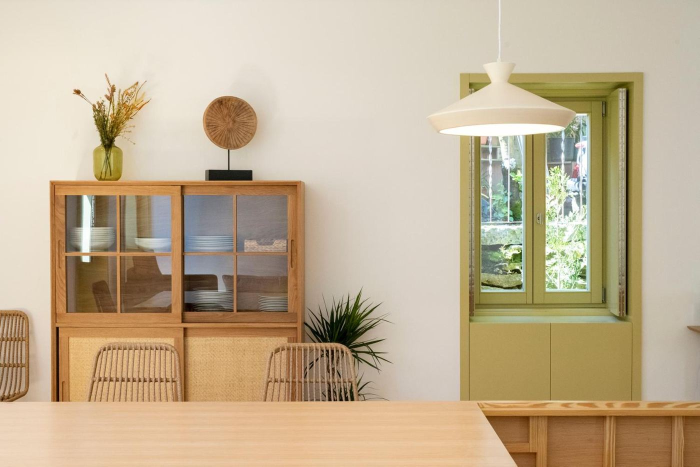
#> input picture site/assets/img/aparador-1400.jpg, 1400 x 933 px, given in place of piscina-01.jpg, which was not available (shown at 1/2 size)
$ python imagens.py
#> lines starting #> are read from the running program, lines starting #| are printed output that depends on the picture; pictures that were not available may be replaced by others from this repository, and a replacement may not be noted
"""Copia as fotos escolhidas do dossiê para o site, com nome próprio e três
tamanhos (original até 2400 px, 1400 px e 800 px; o hero leva também 2000 px).
Os originais do dossiê nunca são tocados.

Para acrescentar uma foto: pôr a linha ('<pasta>/<ficheiro do dossiê>', '<nome>')
em FOTOS, correr `py scripts/imagens.py` e usar o nome no HTML ou no catálogo
SERIES de site/main.js. Grava scripts/tamanhos-imagens.json com as medidas.
As fotos que saírem de FOTOS são apagadas de site/assets/img."""
import os, json, re
import numpy as np
from PIL import Image, ImageOps, ImageFilter

RAIZ = os.path.dirname(os.path.dirname(os.path.abspath(__file__)))
SRC = os.path.join(RAIZ, 'dossie', 'marketing', 'fotos') + '/'
DST = os.path.join(RAIZ, 'site', 'assets', 'img') + '/'
os.makedirs(DST, exist_ok=True)

# Só fotos da sessão de 2021 e do Airbnb: sem marca de água, sem pessoas e
# sem a bicicleta (as da MyConcierge têm marca de água — contrato: uso
# «restrito»; bicicletas: «não usar»). Sem a sala: a mobília pode ter mudado
# desde 2021 (dossiê, fontes.md › Mobília da sala). Sem refeicoes-05: mostra
# a mobília antiga do terraço (cadeiras e mesa de ripas, cobertura azul).
FOTOS = [
    # exterior
    ('exterior/piscina-01.jpg', 'piscina-borda'),
    ('exterior/piscina-08.jpg', 'piscina-comprida'),
    ('exterior/piscina-02.jpg', 'piscina-casa'),
    ('exterior/piscina-04.jpg', 'piscina-relvado'),
    ('exterior/piscina-07.jpg', 'piscina-muro'),
    ('exterior/piscina-06.jpg', 'piscina-solario'),
    ('exterior/refeicoes-02.jpg', 'terraco-mesa'),
    ('exterior/refeicoes-07.jpg', 'terraco-loica'),
    ('exterior/refeicoes-06.jpg', 'terraco-quadrado'),
    ('exterior/refeicoes-03.jpg', 'mesa-posta'),
    ('exterior/jardim-01.jpg', 'relvado'),
    ('exterior/detalhe-04.jpg', 'grelhador'),
    ('exterior/detalhe-03.jpg', 'revista'),
    ('exterior/refeicoes-04.jpg', 'mira-freita'),   # petiscos com o cartão do Mira Freita (não dizer take-away)
    ('exterior/vista-01.jpg', 'janela-socalcos'),
    ('exterior/vista-02.jpg', 'janela-piscina'),
    ('exterior/fachada-02.jpg', 'casa-aldeia'),
    ('exterior/fachada-01.jpg', 'casa-planta'),
    # interior
    ('interior/refeicoes-01.jpg', 'mesa-comprida'),
    ('interior/refeicoes-02.jpg', 'mesa-janelas'),
    ('interior/refeicoes-03.jpg', 'mesa-cima'),
    ('interior/refeicoes-05.jpg', 'aparador'),        # fundo da abertura "O coração da casa"
    ('interior/cozinha-01.jpg', 'cozinha'),
    ('interior/cozinha-03.jpg', 'fogao'),
    ('interior/cozinha-04.jpg', 'frigorifico'),
    ('interior/cozinha-05.jpg', 'bancada'),
    ('interior/quarto-01.jpg', 'suite-janelas'),
    ('interior/quarto-02.jpg', 'suite-cama'),
    ('interior/quarto-05.jpg', 'suite-janela-alta'),
    ('interior/quarto-08.jpg', 'suite-encosta'),
    ('interior/quarto-07.jpg', 'suite-roupeiros'),
    ('interior/quarto-04.jpg', 'suite-wc'),
    ('interior/casa-de-banho-04.jpg', 'wc-espelho'),
    ('interior/casa-de-banho-02.jpg', 'wc-lavatorio'),
    ('interior/casa-de-banho-05.jpg', 'wc-duche'),
    ('interior/casa-de-banho-01.jpg', 'wc'),
    ('interior/corredor-02.jpg', 'corredor-granito'),
    ('interior/escada-01.jpg', 'escada'),
    ('interior/detalhe-01.jpg', 'cafe'),
    ('interior/detalhe-02.jpg', 'armario-loica'),
    ('interior/detalhe-03.jpg', 'flores'),
    ('interior/detalhe-04.jpg', 'nespresso'),
    ('interior/sala-05.jpg', 'sala'),
    ('interior/sala-01.jpg', 'sala-tv'),
    ('interior/sala-03.jpg', 'sala-escada'),
    ('interior/sala-02.jpg', 'sala-mesa'),
    # as três suites, para o visor "quartos" (agrupadas a olho: confirmar com o dono)
    ('interior/casa-de-banho-08.jpg', 'suite1-wc'),
    ('interior/casa-de-banho-09.jpg', 'suite1-lavatorio'),
    ('interior/quarto-06.jpg', 'suite2-lavatorio'),
    ('interior/casa-de-banho-03.jpg', 'suite2-wc'),
    ('interior/quarto-12.jpg', 'suite3'),
    ('interior/quarto-11.jpg', 'suite3-cama'),
    ('interior/casa-de-banho-06.jpg', 'suite3-wc'),
    ('interior/casa-de-banho-07.jpg', 'suite3-duche'),        # pedida pelo utilizador; mobília de 2021 por confirmar
]

# cortes (frações: esquerda, cima, direita, baixo)
CORTES = {
    'casa-aldeia': (0, 0.36, 1, 1),        # tira os prédios vizinhos de cima
}
COM_2000 = {'piscina-borda'}
# fotos que só existem pouco nítidas (o Airbnb serve no máximo 2560 px):
# um pouco de nitidez em cada tamanho e menos compressão
NITIDAS = {'nespresso'}
# fundos a ecrã inteiro no telemóvel ao alto: guardam o original até 3000 px
MAXIMO = {'aparador': 3000}
QUALIDADE = {}

tam = {}
for src, nome in FOTOS:
    im = ImageOps.exif_transpose(Image.open(SRC + src)).convert('RGB')
#> im is the input picture: PIL image 1400x933 RGB; mean R, G, B 193.9, 175.9, 147.4
    if nome in CORTES:
        e, c, d, b = CORTES[nome]
        im = im.crop((round(im.width * e), round(im.height * c), round(im.width * d), round(im.height * b)))
    lim = MAXIMO.get(nome, 2400)
    if max(im.size) > lim:
        im.thumbnail((lim, lim), Image.LANCZOS)
    q = QUALIDADE.get(nome, 90 if nome in NITIDAS else 80)
    afia = (lambda x: x.filter(ImageFilter.UnsharpMask(radius=1.4, percent=70, threshold=2))) if nome in NITIDAS else (lambda x: x)
    afia(im).save(f'{DST}{nome}.jpg', quality=q, optimize=True, progressive=True)
    medidas = {'full': list(im.size)}
#> medidas = {'full': [1400, 933]}
    larguras = (2000, 1400, 800) if nome in COM_2000 else (1400, 800)
    for s in larguras:
        if im.width > s:
            cp = im.copy()
            cp.thumbnail((s, 10000), Image.LANCZOS)
            afia(cp).save(f'{DST}{nome}-{s}.jpg', quality=q - 2, optimize=True, progressive=True)
            medidas[str(s)] = list(cp.size)
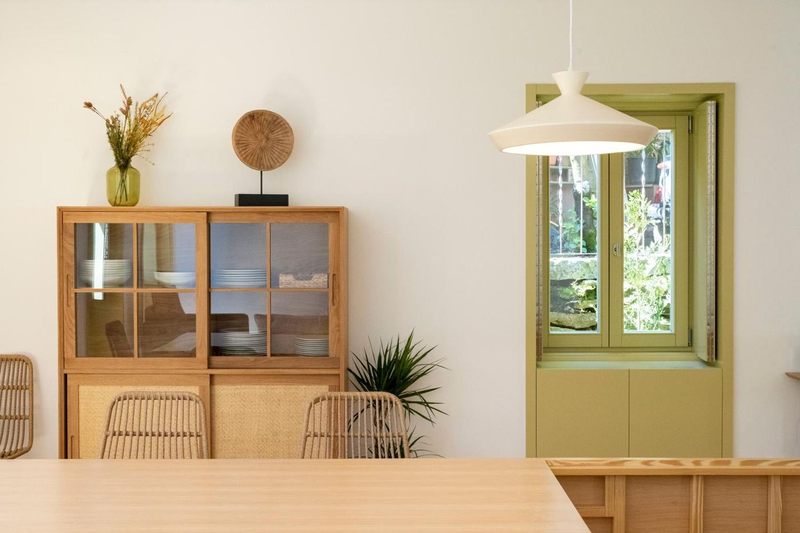
#> cp: PIL image 800x533 RGB; mean R, G, B 193.9, 175.9, 147.4
#> after the loop, medidas = {'full': [1400, 933], '800': [800, 533]}
    tam[nome] = medidas
    print(nome, medidas)
#| piscina-borda {'full': [1400, 933], '800': [800, 533]}
#> pass 2 of the loop `for src, nome in FOTOS:`:
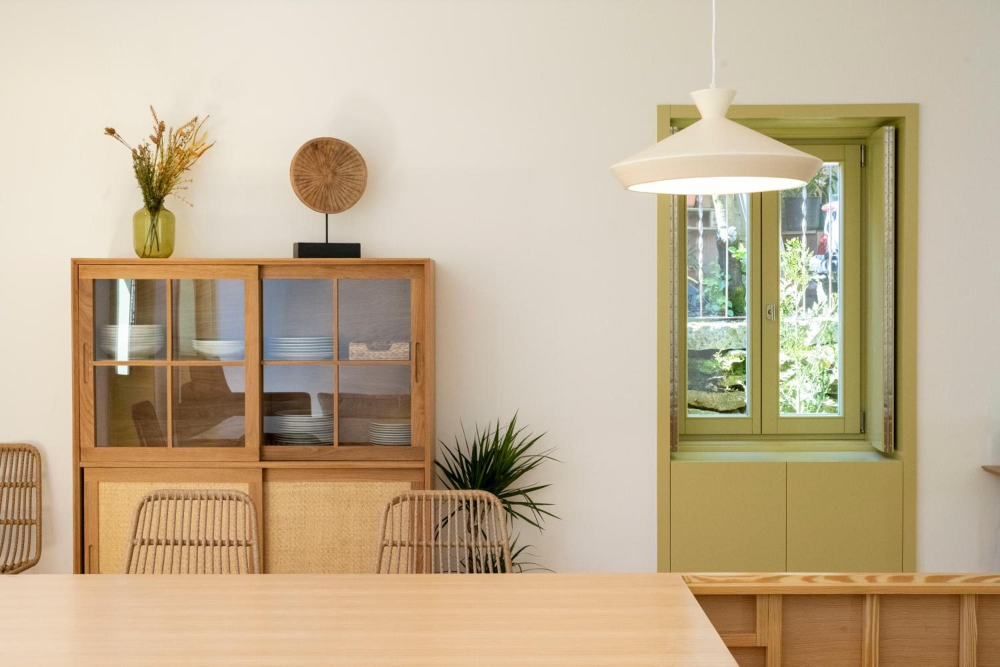
#> input picture site/assets/img/aparador.jpg, 3000 x 2000 px, given in place of piscina-08.jpg, which was not available (shown at 1/3 size)
#> im is the input picture: PIL image 3000x2000 RGB; mean R, G, B 193.9, 175.9, 147.4
#> im: PIL image 2400x1600 RGB
#> `medidas = {'full': list(im.size)}`: medidas = {'full': [2400, 1600]}
#> the loop `for s in larguras:` made 2 passes
#> pass 2, `afia(cp).save(f'{DST}{nome}-{s}.jpg', quality=q - 2, optimize=True, pr..`:
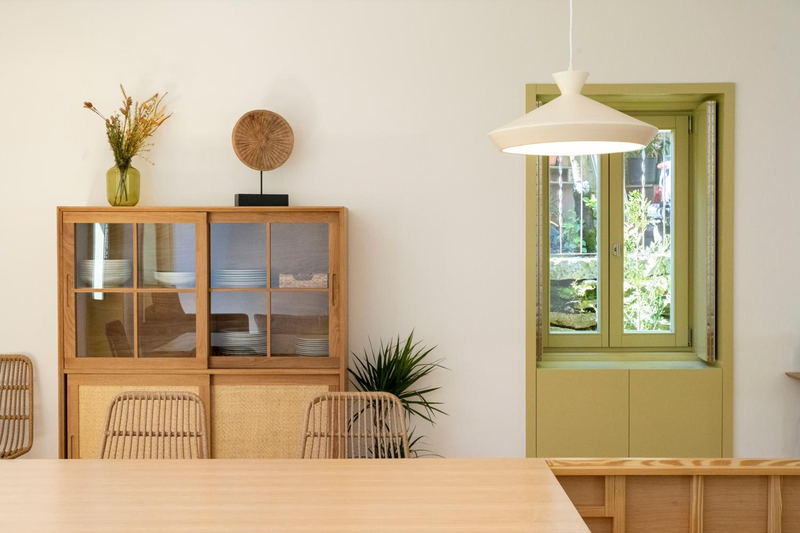
#> saved as piscina-comprida-800.jpg: PIL image 800x533 RGB; mean R, G, B 193.9, 175.9, 147.4
#> after the loop `for s in larguras:`: medidas = {'full': [2400, 1600], '1400': [1400, 933], '800': [800, 533]}
#| piscina-comprida {'full': [2400, 1600], '1400': [1400, 933], '800': [800, 533]}
#> (the run stopped early here; a loop or call above may not have finished)
